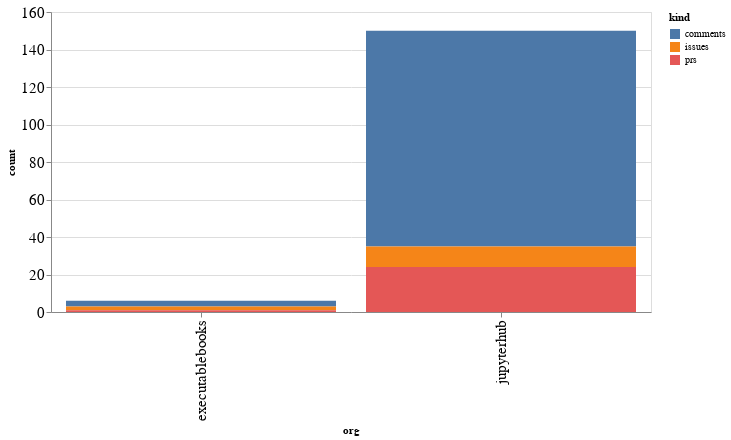

Here is the notebook cell this chart was saved with:
### Code cell
alt.Chart(org_summaries, width=600).mark_bar().encode(
    x='org',
    y='count',
    color='kind',
    tooltip="org"
)

### Figure 1 — Vega-Lite specification as saved in the notebook (floating-point values rounded to 4 significant figures)
{"config": {"axisLeft": {"labelFontSize": 15}, "axisBottom": {"labelFontSize": 15}}, "data": {"name": "data-184f049545a5d7febffb29b9a1670eb8"}, "mark": "bar", "encoding": {"color": {"type": "nominal", "field": "kind"}, "tooltip": {"type": "nominal", "field": "org"}, "x": {"type": "nominal", "field": "org"}, "y": {"type": "quantitative", "field": "count"}}, "width": 600, "$schema": "https://vega.github.io/schema/vega-lite/v4.8.1.json", "datasets": {"data-184f049545a5d7febffb29b9a1670eb8": [{"org": "executablebooks", "kind": "comments", "count": 3}, {"org": "executablebooks", "kind": "issues", "count": 2}, {"org": "executablebooks", "kind": "prs", "count": 1}, {"org": "jupyterhub", "kind": "comments", "count": 115}, {"org": "jupyterhub", "kind": "issues", "count": 11}, {"org": "jupyterhub", "kind": "prs", "count": 24}]}}
